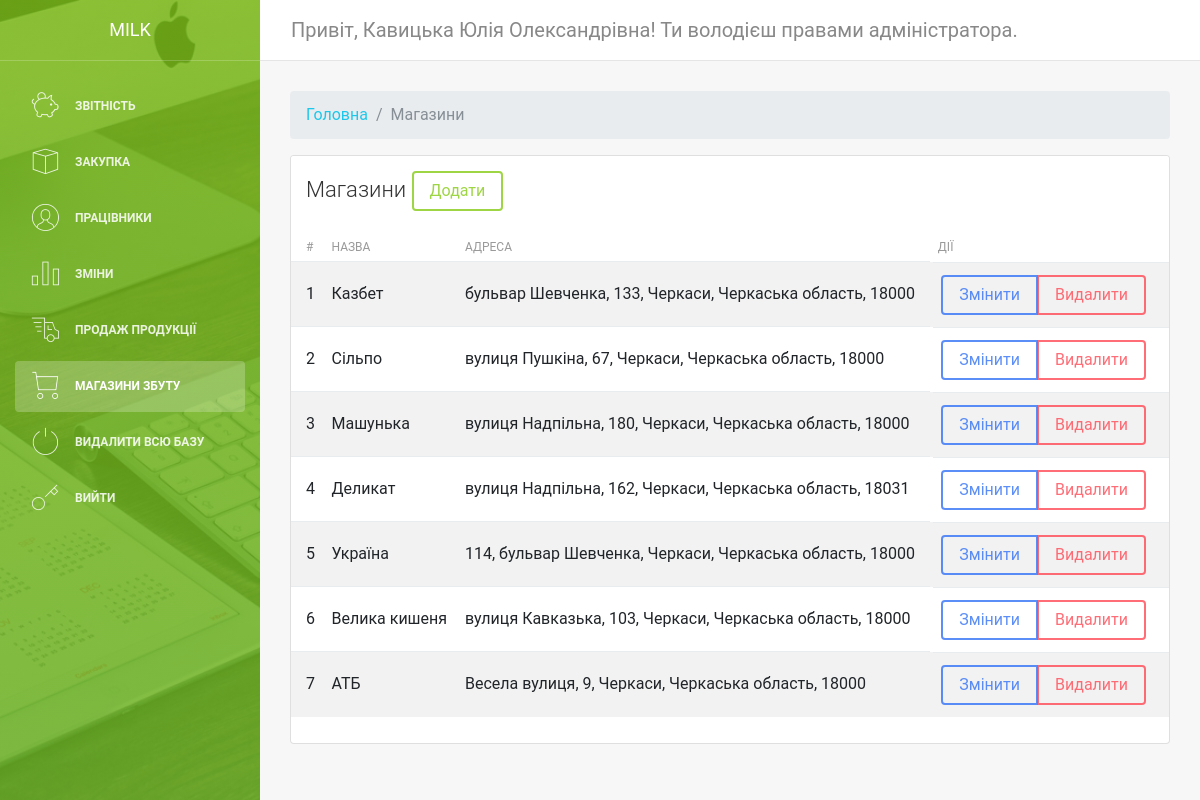
Screenshot of /admin/stores.php (signed in) with the database file from the repository.
### tables this page shows
CREATE TABLE `employees` (
  `id` int(11) NOT NULL,
  `name` varchar(255) NOT NULL,
  `mail` varchar(255) NOT NULL,
  `confirm_mail` varchar(255) NOT NULL,
  `verifided` int(11) NOT NULL DEFAULT 0,
  `password` varchar(255) NOT NULL,
  `admin` varchar(11) NOT NULL DEFAULT '0',
  `position` varchar(255) NOT NULL,
  `branc` varchar(255) NOT NULL
);

CREATE TABLE `shops` (
  `id` int(11) NOT NULL,
  `name` varchar(255) NOT NULL,
  `address` varchar(255) NOT NULL
);

### admin/tables/table-stores.php (the view)
<?php
	$sqlPurchase = "SELECT * FROM shops";
	$PurchaseResult = $connect->query($sqlPurchase);
	$i = 1;
	while($row = mysqli_fetch_assoc($PurchaseResult)){
	?>
	<tr>
		<td><?php echo $i ?></td>
		<td><?php echo $row["name"] ?></td>
		<td><?php echo $row["address"] ?></td>
		<td class="float-right">
		<div class="btn-group mr-2" role="group" aria-label="First group">
			<a href="options/stores/edit.php?id=<?php echo $row["id"] ?>" class="btn btn-primary">Змінити</a>
			<div data-link="http://milk.local/admin/options/stores/delete.php?id=<?php echo $row["id"] ?>" onclick="deleteProduct(this)" id="delete-categ-btn" class="btn btn-danger">Видалити</div>
		</div>
		</td>
		</tr>
	<?php
	$i++;
	}
?>

### admin/parts/head.php (shortened to what this page needs)
<!DOCTYPE html>
<html lang="en">
<head>
    <link rel="stylesheet" href="https://maxcdn.bootstrapcdn.com/font-awesome/latest/css/font-awesome.min.css" />
    <link href="/admin/assets/css/bootstrap.min.css" rel="stylesheet" />
    <link href="/admin/assets/css/light-bootstrap-dashboard.css?v=2.0.0 " rel="stylesheet" />
    <link href="/admin/assets/css/demo.css" rel="stylesheet" />
    <link href="/admin/assets/css/pe-icon-7-stroke.css" rel="stylesheet" />
</head>
<body>
    <div class="wrapper">
        <div class="sidebar" data-color="green" data-image="/admin/assets/img/sidebar-4.jpg">
            <div class="sidebar-wrapper">
                <div class="logo">
                    <a href="/admin" class="simple-text">
                        Milk
                    </a>
					 </div>
					 <?php
					 	include $_SERVER['DOCUMENT_ROOT'] . "/admin/parts/nav.php";
					 ?>
            </div>
        </div>
		  <div class="main-panel">
            <nav class="navbar navbar-expand-lg " color-on-scroll="500">
                <div class="container-fluid">
									<?php
										$user = mysqli_fetch_assoc($connect->query("SELECT * FROM employees WHERE id=" . $_COOKIE["admin"]))
									?>
                    <a class="navbar-brand" href="#pablo"> Привіт, <?php echo $user["name"] ?>! Ти володієш правами адміністратора. </a>
                </div>
            </nav>
				<div class="content">
    				<div class="container-fluid">

### rows the page displays
employees: name "Кавицька Юлія Олександрівна"
shops: name "Казбет", address "бульвар Шевченка, 133, Черкаси, Черкаська область, 18000"
shops: name "Сільпо", address "вулиця Пушкіна, 67, Черкаси, Черкаська область, 18000"
shops: name "Машунька", address "вулиця Надпільна, 180, Черкаси, Черкаська область, 18000"
shops: name "Деликат", address "вулиця Надпільна, 162, Черкаси, Черкаська область, 18031"
shops: name "Україна", address "114, бульвар Шевченка, Черкаси, Черкаська область, 18000"
shops: name "Велика кишеня", address "вулиця Кавказька, 103, Черкаси, Черкаська область, 18000"
shops: name "АТБ", address "Весела вулиця, 9, Черкаси, Черкаська область, 18000"
